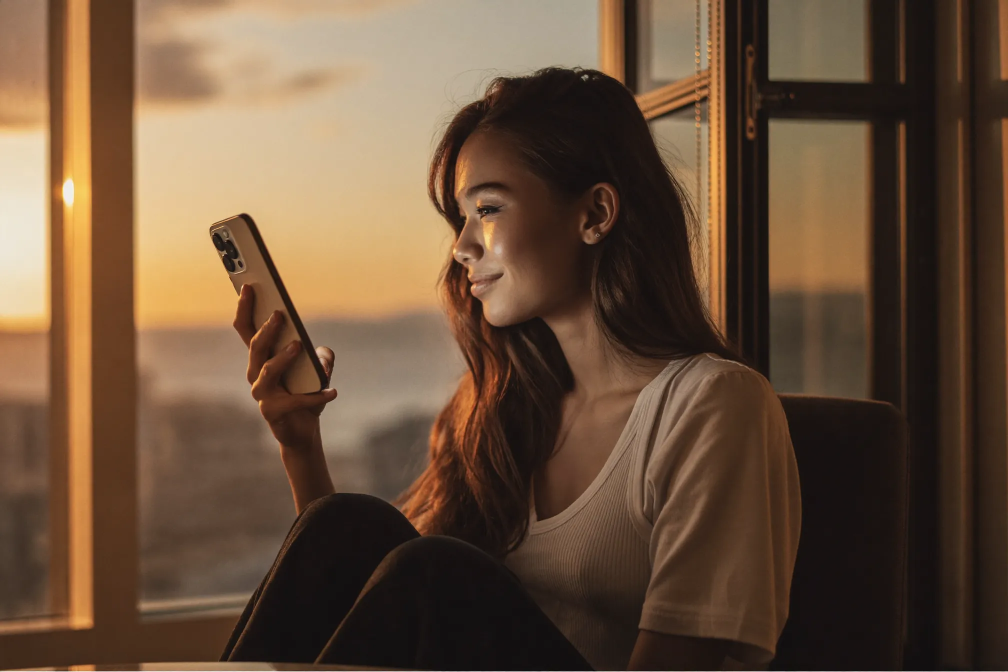
#> input picture assets/patient-phone-smile.webp, 2016 x 1344 px (shown at 1/2 size)
$ python -i face_mesh.py   (imports and definitions only)
#> lines starting #> are read from the running program, lines starting #| are printed output that depends on the picture
#> further down, picture is the input picture: PIL image 2016x1344 RGB; mean R, G, B 104.6, 80, 59
### backend/app/ml/photo.py
"""Photo validation, normalization, and watermarking (Pillow). Architecture §5.1."""

from __future__ import annotations

import io

from PIL import Image, ImageDraw, ImageFont, ImageOps

MIN_DIMENSION = 512
MAX_DIMENSION = 4096
MAX_FILE_BYTES = 10 * 1024 * 1024  # 10 MB
ACCEPTED_FORMATS = {"JPEG", "PNG", "WEBP", "HEIF", "HEIC", "MPO"}


class PhotoValidationError(ValueError):
    """Raised when an uploaded photo fails validation (maps to HTTP 422)."""


# [20 lines left out: function load_and_validate, not called in this run]


def normalize(img: Image.Image, *, size: int = 1024) -> Image.Image:
    """Center-crop to a square and resize to ``size`` x ``size`` (architecture §5.1)."""
#> called with size = 1024
    w, h = img.size
#> w = 2016; h = 1344
    side = min(w, h)
#> side = 1344
    left = (w - side) // 2
#> left = 336
    top = (h - side) // 2
#> top = 0
    square = img.crop((left, top, left + side, top + side))
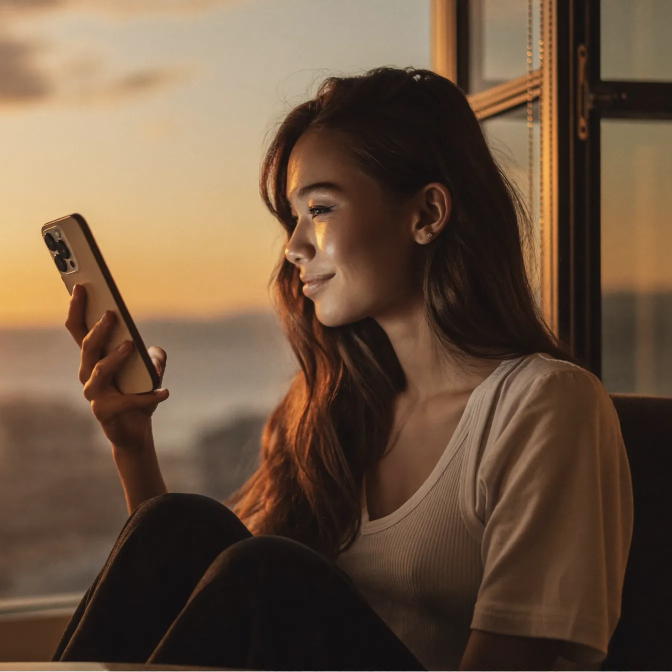
#> square: PIL image 1344x1344 RGB (shown at 1/2 size); mean R, G, B 107.5, 84.3, 64.1
    return square.resize((size, size), Image.LANCZOS)


# [24 lines left out: functions to_png_bytes, add_watermark, not called in this run]

### backend/app/ml/face_mesh.py
"""Face detection + mouth landmark extraction (MediaPipe Face Landmarker, 478 pts).

Uses the modern MediaPipe **Tasks** API (`FaceLandmarker`); the 468-point Face Mesh
topology (and our lip indices) is a subset of its output. MediaPipe + the model
bundle are optional (install the ``ml`` extra and provide the model). When either is
missing — e.g. CI or a lightweight container — detection degrades to an approximate
centered mouth region so the pipeline still runs end-to-end; the result flags
``approximate=True`` so callers can decide whether to trust it.

The model bundle path is resolved from ``MEDIAPIPE_FACE_MODEL`` or defaults to
``backend/.cache/face_landmarker.task``. Download it once with:
  curl -L -o backend/.cache/face_landmarker.task \\
    https://storage.googleapis.com/mediapipe-models/face_landmarker/face_landmarker/float16/1/face_landmarker.task

Landmark indices come from CLAUDE.md (ML Pipeline Details).
"""

from __future__ import annotations

import os
from dataclasses import dataclass
from pathlib import Path

from PIL import Image

_DEFAULT_MODEL = Path(__file__).resolve().parents[2] / ".cache" / "face_landmarker.task"


def _model_path() -> str | None:
    path = os.environ.get("MEDIAPIPE_FACE_MODEL") or str(_DEFAULT_MODEL)
    return path if os.path.exists(path) else None


# Outer + inner lip contour landmark indices (MediaPipe Face Mesh).
OUTER_LIP = [
    0,
    267,
    269,
    270,
    409,
    291,
    375,
    321,
    405,
    314,
    17,
    84,
    181,
    91,
    146,
    61,
    185,
    40,
    39,
    37,
]
INNER_LIP = [
    78,
    95,
    88,
    178,
    87,
    14,
    317,
    402,
    318,
    324,
    308,
    415,
    310,
    311,
    312,
    13,
    82,
    81,
    80,
    191,
]


class FaceDetectionError(ValueError):
    """Raised when a photo cannot be used (no face / multiple faces)."""


@dataclass
class MouthLandmarks:
    """Pixel-space (x, y) points for the outer mouth contour, plus metadata."""

    outer: list[tuple[int, int]]
    width: int
    height: int
    approximate: bool = False


def _detect_faces(img: Image.Image) -> list | None:
    """Run FaceLandmarker; return a list of faces (each a list of normalized
    landmarks with .x/.y), or None when MediaPipe/model is unavailable."""
    model_path = _model_path()
    if model_path is None:
        return None
    try:
        import mediapipe as mp  # type: ignore
        import numpy as np
        from mediapipe.tasks import python as mp_python
        from mediapipe.tasks.python import vision
    except ImportError:
        return None

    rgb = np.ascontiguousarray(np.asarray(img.convert("RGB"), dtype=np.uint8))
    options = vision.FaceLandmarkerOptions(
        # Keep server and headless macOS runs on CPU. An unspecified delegate can
        # initialize a Metal/OpenGL context and abort before Python can recover.
        base_options=mp_python.BaseOptions(
            model_asset_path=model_path,
            delegate=mp_python.BaseOptions.Delegate.CPU,
        ),
        num_faces=2,
    )
    with vision.FaceLandmarker.create_from_options(options) as landmarker:
        mp_image = mp.Image(image_format=mp.ImageFormat.SRGB, data=rgb)
        result = landmarker.detect(mp_image)
    return result.face_landmarks or []


def _try_mediapipe(img: Image.Image) -> MouthLandmarks | None:
    """Detect the mouth at the image's native resolution (no crop). Kept for callers
    that already supply a face-centered image."""
    faces = _detect_faces(img)
    if faces is None:
        return None
    if len(faces) == 0:
        raise FaceDetectionError("no_face")
    if len(faces) > 1:
        raise FaceDetectionError("multiple_faces")
    w, h = img.size
    lm = faces[0]
    outer = [(int(lm[i].x * w), int(lm[i].y * h)) for i in OUTER_LIP]
    return MouthLandmarks(outer=outer, width=w, height=h, approximate=False)


def _approximate_mouth(img: Image.Image) -> MouthLandmarks:
    """Heuristic fallback: an ellipse in the lower-center third of a normalized face."""
    w, h = img.size
#> w = 1024; h = 1024
    cx, cy = w // 2, int(h * 0.72)
#> cx = 512; cy = 737
    rx, ry = int(w * 0.18), int(h * 0.08)
#> rx = 184; ry = 81
    outer = [
        (
            cx + int(rx * (1 if i % 2 else -1) * (0.4 + 0.6 * (i % 3) / 2)),
            cy + int(ry * (1 if (i // 2) % 2 else -1)),
        )
        for i in range(12)
    ]
    return MouthLandmarks(outer=outer, width=w, height=h, approximate=True)


def detect_mouth(img: Image.Image) -> MouthLandmarks:
    """Detect exactly one face and return its mouth contour landmarks."""
    landmarks = _try_mediapipe(img)
    if landmarks is not None:
        return landmarks
    return _approximate_mouth(img)


# Square crop padding around the detected face bbox (1.0 = tight, 1.8 = generous).
FACE_CROP_MARGIN = 1.8


def detect_and_crop(img: Image.Image, *, size: int = 1024) -> tuple[Image.Image, MouthLandmarks]:
    """Detect the face, crop a square around it, resize to ``size``, and return the
    cropped image plus mouth landmarks in cropped coordinates.

    This replaces a naive center-crop: phone selfies often have the face off-centre,
    so a center-crop can cut the face out. Falls back to center-crop + approximate
    mouth when MediaPipe/model is unavailable.
    """
    from app.ml import photo  # local import avoids a module cycle at import time

    faces = _detect_faces(img)
    if faces is None:
        crop = photo.normalize(img, size=size)
        return crop, _approximate_mouth(crop)
    if len(faces) == 0:
        raise FaceDetectionError("no_face")
    if len(faces) > 1:
        raise FaceDetectionError("multiple_faces")

    pts = faces[0]
    w, h = img.size
    xs = [p.x * w for p in pts]
    ys = [p.y * h for p in pts]
    cx, cy = (min(xs) + max(xs)) / 2, (min(ys) + max(ys)) / 2
    side = max(max(xs) - min(xs), max(ys) - min(ys)) * FACE_CROP_MARGIN
    side = min(side, float(min(w, h)))  # never exceed the image
    left = max(0.0, min(cx - side / 2, w - side))
    top = max(0.0, min(cy - side / 2, h - side))

    crop = img.crop((int(left), int(top), int(left + side), int(top + side)))
    crop = crop.resize((size, size), Image.LANCZOS)

    scale = size / side
    outer = [
        (int((pts[i].x * w - left) * scale), int((pts[i].y * h - top) * scale)) for i in OUTER_LIP
    ]
    return crop, MouthLandmarks(outer=outer, width=size, height=size, approximate=False)

>>> from PIL import Image
>>> picture = Image.open('../../../assets/patient-phone-smile.webp')
>>> result = detect_and_crop(picture)
